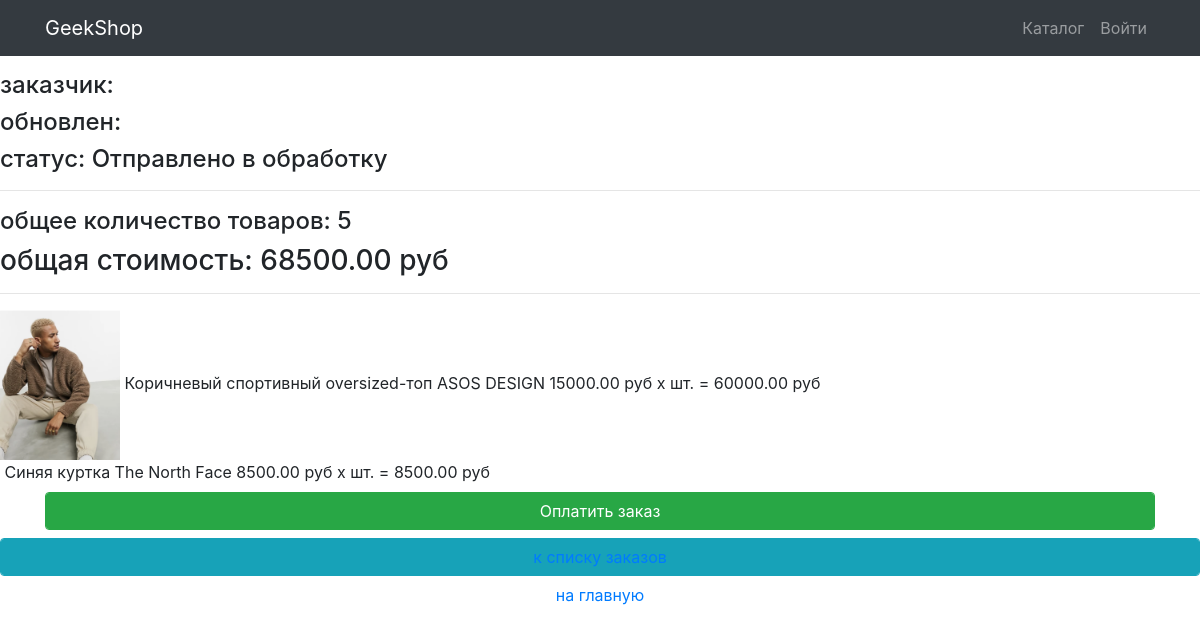
The app's page /orders/read/10/ with its own data.
### ordersapp/models.py (models this page shows, shortened)
class Order(models.Model):
    FORMING = 'FM'
    SEND_TO_PROCEED = 'STP'
    PAID = 'PD'
    PROCEED = 'PRD'
    READY = 'RDY'
    CANCEL = 'CNC'
    ORDER_CHOICES = (
        (FORMING, 'Формирование'),
        (SEND_TO_PROCEED, 'Отправлено в обработку'),
        (PAID, 'Оплачено'),
        (PROCEED, 'Обрабатывается'),
        (READY, 'Готов к выдаче'),
        (CANCEL, 'Отмена'),
    )
    user = models.ForeignKey(settings.AUTH_USER_MODEL,
                             on_delete=models.CASCADE
                             )
    create_at = models.DateTimeField(verbose_name='created_at',
                                     auto_now_add=True
                                     )
    update_at = models.DateTimeField(verbose_name='update_at',
                                     auto_now=True
                                     )
    status = models.CharField(verbose_name='status',
                              max_length=3,
                              default=FORMING,
                              choices=ORDER_CHOICES
                              )
    is_active = models.BooleanField(verbose_name='active', default=True)
    def get_total_qty(self):
        items = self.orderitems.select_related()
        return sum(list(map(lambda x: x.quantity, items)))
    def get_total_cost(self):
        items = self.orderitems.select_related()
        return sum(list(map(lambda x: x.get_total_qty(), items)))

class OrderItem(models.Model):
    order = models.ForeignKey(
        Order, related_name='orderitems', on_delete=models.CASCADE)
    products = models.ForeignKey(
        Product, verbose_name='product', on_delete=models.CASCADE)
    quantity = models.PositiveBigIntegerField(
        verbose_name='quantity', default=0)
    def get_total_qty(self):
        return self.products.price * self.quantity

### productsapp/models.py (models this page shows, shortened)
class Product(models.Model):
    name = models.CharField(max_length=256)
    image = models.ImageField(upload_to='product_images', blank=True)
    description = models.TextField(blank=True, null=True)
    price = models.DecimalField(max_digits=8, decimal_places=2, default=0)
    quantity = models.PositiveIntegerField(default=0)
    category = models.ForeignKey(ProductCategory, on_delete=models.CASCADE)

### ordersapp/views.py (the view)
# urls.py: path('read/<int:pk>/', OrderDetail.as_view(), name='read'),
class OrderDetail(DetailView):
    model = Order
    def get_context_data(self, **kwargs):
        context = super(OrderDetail, self).get_context_data(**kwargs)
        context['title'] = 'заказ/просмотр'
        return context

### productsapp/context_processors.py (called while the page is built)
def basket(request):
    basket_list = []
    if request.user.is_authenticated:
        basket_list = Basket.objects.filter(user = request.user)
    return {
        'basketsapp':basket_list,
    }

### ordersapp/templates/ordersapp/order_detail.html (shortened to what this page needs)
{% extends "products/base.html" %}
{% load static %}
{% block content %}
   {% include 'ordersapp/includes/inc_order_summary.html' %}
   <div class="basket_list">
       {% for item in object.orderitems.select_related %}
           <div class="basket_record">
               <img src="{{ item.products.image.url }}" style="height:150px"
                    alt="{{ item.products.short_desc }}">
               <span class="product_name">{{ item.products.name }}</span>
               <span class="product_price">
                   {{ item.products.price }}&nbspруб
               </span>
               <span class="product_quantitiy">
                   x {{ item.qty }} шт.
               </span>
               <span class="product_cost">
                    = {{ item.get_total_qty }}&nbspруб
               </span>
           </div>
       {% endfor %}
   </div>
   {% include 'ordersapp/includes/inc_order_actions.html' %}
{% endblock %}

### ordersapp/templates/ordersapp/includes/inc_order_summary.html (shortened to what this page needs)
{% if object %}
<div class="h2">Заказ №{{ object.pk }} от {{ object.created|date:"Y-m-d H:i:s" }}</div>
<div class="h4">заказчик: {{ user.last_name }} {{ user.first_name }} </div>
<div class="h4">обновлен: {{ object.updated|date:"Y-m-d H:i:s" }}</div>
<div class="h4">cтатус: {{ object.get_status_display }}</div>
<hr>
<div class="h4">
    общее количество товаров: <span class="order_total_quantity">{{ object.get_total_qty }}</span>
</div>
<div class="h3">
    общая стоимость: <span class="order_total_cost">{{ object.get_total_cost }}</span> руб
</div>
{% endif %}
<hr>

### records on screen
Order: status "Отправлено в обработку", get_total_qty "5", get_total_cost "68500.00"
OrderItem: products.image (picture), products.name "Коричневый спортивный oversized-топ ASOS DESIGN", products.price "15000.00", get_total_qty "60000.00"
OrderItem: products.name "Синяя куртка The North Face", products.price "8500.00", get_total_qty "8500.00"
